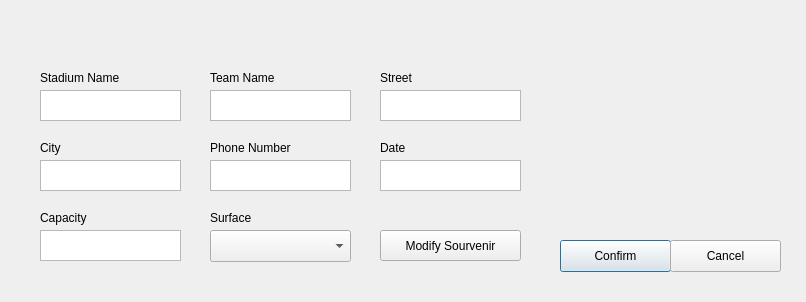
<?xml version="1.0" encoding="UTF-8"?>
<ui version="4.0">
 <class>ModifyStadium</class>
 <widget class="QDialog" name="ModifyStadium">
  <property name="geometry">
   <rect>
    <x>0</x>
    <y>0</y>
    <width>806</width>
    <height>302</height>
   </rect>
  </property>
  <property name="windowTitle">
   <string>Dialog</string>
  </property>
  <widget class="QLabel" name="stadium_name_label">
   <property name="geometry">
    <rect>
     <x>40</x>
     <y>70</y>
     <width>91</width>
     <height>16</height>
    </rect>
   </property>
   <property name="text">
    <string>Stadium Name</string>
   </property>
  </widget>
  <widget class="QPushButton" name="confirm_button">
   <property name="geometry">
    <rect>
     <x>560</x>
     <y>240</y>
     <width>111</width>
     <height>32</height>
    </rect>
   </property>
   <property name="text">
    <string>Confirm</string>
   </property>
  </widget>
  <widget class="QPushButton" name="cancel_button">
   <property name="geometry">
    <rect>
     <x>670</x>
     <y>240</y>
     <width>111</width>
     <height>32</height>
    </rect>
   </property>
   <property name="text">
    <string>Cancel</string>
   </property>
  </widget>
  <widget class="QLabel" name="team_name_label">
   <property name="geometry">
    <rect>
     <x>210</x>
     <y>70</y>
     <width>91</width>
     <height>16</height>
    </rect>
   </property>
   <property name="text">
    <string>Team Name</string>
   </property>
  </widget>
  <widget class="QLabel" name="street_label">
   <property name="geometry">
    <rect>
     <x>380</x>
     <y>70</y>
     <width>91</width>
     <height>16</height>
    </rect>
   </property>
   <property name="text">
    <string>Street</string>
   </property>
  </widget>
  <widget class="QLabel" name="city_label">
   <property name="geometry">
    <rect>
     <x>40</x>
     <y>140</y>
     <width>91</width>
     <height>16</height>
    </rect>
   </property>
   <property name="text">
    <string>City</string>
   </property>
  </widget>
  <widget class="QLabel" name="phone_number_label">
   <property name="geometry">
    <rect>
     <x>210</x>
     <y>140</y>
     <width>101</width>
     <height>16</height>
    </rect>
   </property>
   <property name="text">
    <string>Phone Number</string>
   </property>
  </widget>
  <widget class="QLabel" name="date_label">
   <property name="geometry">
    <rect>
     <x>380</x>
     <y>140</y>
     <width>101</width>
     <height>16</height>
    </rect>
   </property>
   <property name="text">
    <string>Date</string>
   </property>
  </widget>
  <widget class="QLabel" name="capacity_label">
   <property name="geometry">
    <rect>
     <x>40</x>
     <y>210</y>
     <width>101</width>
     <height>16</height>
    </rect>
   </property>
   <property name="text">
    <string>Capacity</string>
   </property>
  </widget>
  <widget class="QTextEdit" name="stadium_name">
   <property name="geometry">
    <rect>
     <x>40</x>
     <y>90</y>
     <width>141</width>
     <height>31</height>
    </rect>
   </property>
  </widget>
  <widget class="QTextEdit" name="team_name">
   <property name="geometry">
    <rect>
     <x>210</x>
     <y>90</y>
     <width>141</width>
     <height>31</height>
    </rect>
   </property>
  </widget>
  <widget class="QTextEdit" name="street">
   <property name="geometry">
    <rect>
     <x>380</x>
     <y>90</y>
     <width>141</width>
     <height>31</height>
    </rect>
   </property>
  </widget>
  <widget class="QTextEdit" name="city">
   <property name="geometry">
    <rect>
     <x>40</x>
     <y>160</y>
     <width>141</width>
     <height>31</height>
    </rect>
   </property>
  </widget>
  <widget class="QTextEdit" name="phone_number">
   <property name="geometry">
    <rect>
     <x>210</x>
     <y>160</y>
     <width>141</width>
     <height>31</height>
    </rect>
   </property>
  </widget>
  <widget class="QTextEdit" name="date">
   <property name="geometry">
    <rect>
     <x>380</x>
     <y>160</y>
     <width>141</width>
     <height>31</height>
    </rect>
   </property>
  </widget>
  <widget class="QTextEdit" name="capacity">
   <property name="geometry">
    <rect>
     <x>40</x>
     <y>230</y>
     <width>141</width>
     <height>31</height>
    </rect>
   </property>
  </widget>
  <widget class="QComboBox" name="surface">
   <property name="geometry">
    <rect>
     <x>210</x>
     <y>230</y>
     <width>141</width>
     <height>32</height>
    </rect>
   </property>
  </widget>
  <widget class="QLabel" name="surface_label">
   <property name="geometry">
    <rect>
     <x>210</x>
     <y>210</y>
     <width>101</width>
     <height>16</height>
    </rect>
   </property>
   <property name="text">
    <string>Surface</string>
   </property>
  </widget>
  <widget class="QPushButton" name="pushButton">
   <property name="geometry">
    <rect>
     <x>380</x>
     <y>230</y>
     <width>141</width>
     <height>31</height>
    </rect>
   </property>
   <property name="text">
    <string>Modify Sourvenir</string>
   </property>
  </widget>
 </widget>
 <resources/>
 <connections/>
</ui>
